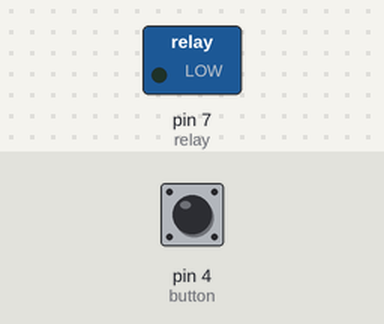
The sketch below on a simulated Arduino Uno, built with avr-gcc and run on an emulated ATmega328P. On the bench: switched loads named in the sketch (green lamp = pin HIGH). The inputs (shaded band) are chosen by the test bench; at power-on: pin 4 (button) HIGH.

Above: at 1.2 s.
1.3 s: pin 4 (button) pulled LOW for 0.15 s
At 1.37 s:
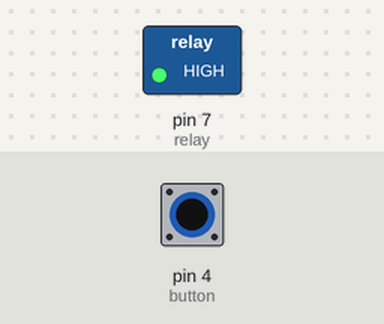
2.9 s: pin 4 (button) pulled LOW for 3.2 s
At 7.1 s:
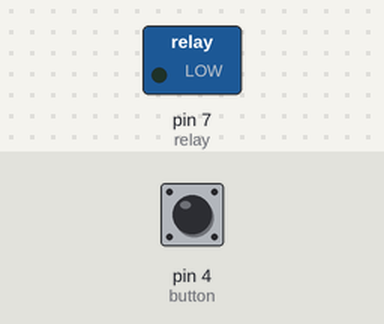
Timing chart, 0 to 8.6 s (numbered marks = the images above; inputs shaded):
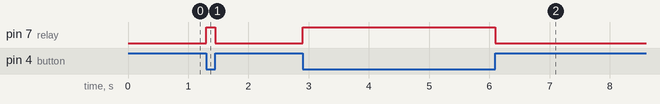

The sketch:

Relay.ino
```cpp
int button = 4;
int relay = 7;
void setup(){
pinMode(relay, OUTPUT);
pinMode(button, INPUT);
}
void loop(){
  int buttonState = digitalRead(4);
  if(buttonState == LOW) {
        // pushbutton is pressed
        digitalWrite(7,HIGH); // turn on the relay

    } else {
        digitalWrite(7,LOW); // turn off the relay
    }
}
```

Measured:
- after the input at 1.3 s, pin 7 (relay): LOW → HIGH at once, → LOW 0.15 s later
- after the input at 2.9 s, pin 7 (relay): LOW → HIGH at once, → LOW 3.2 s later
